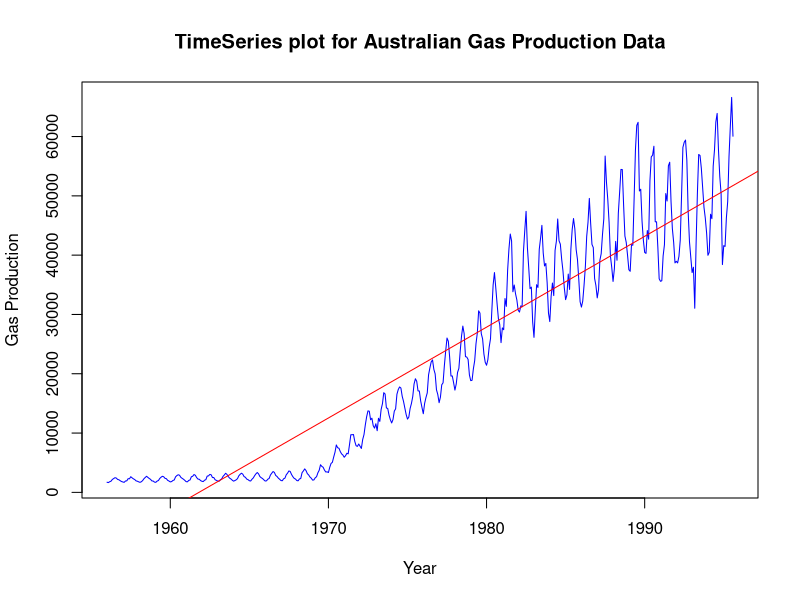
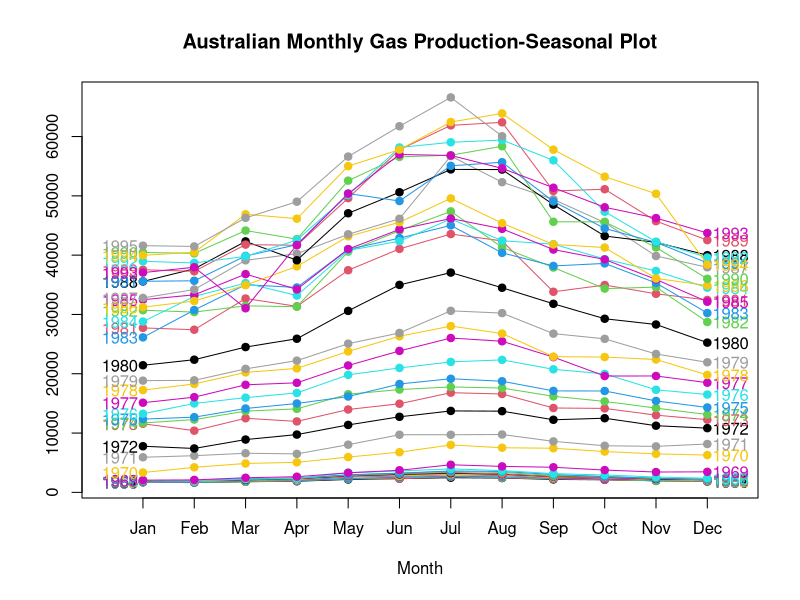
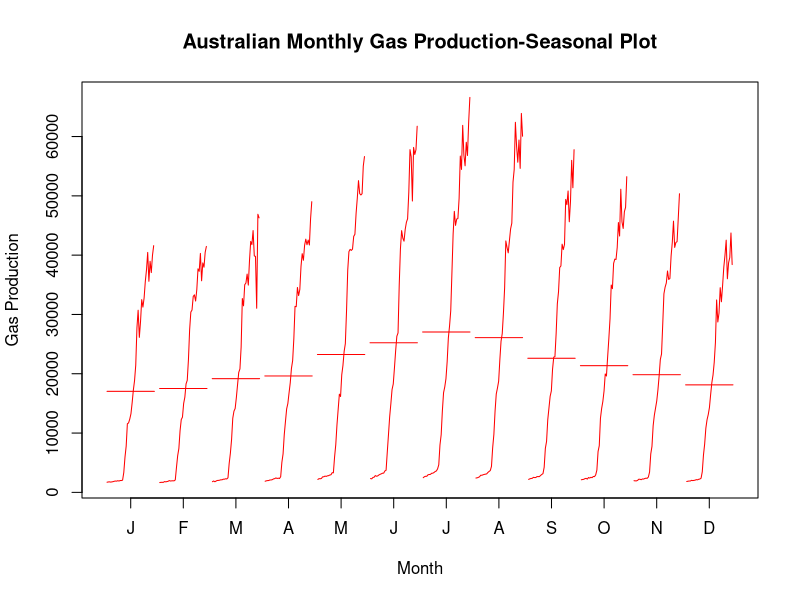
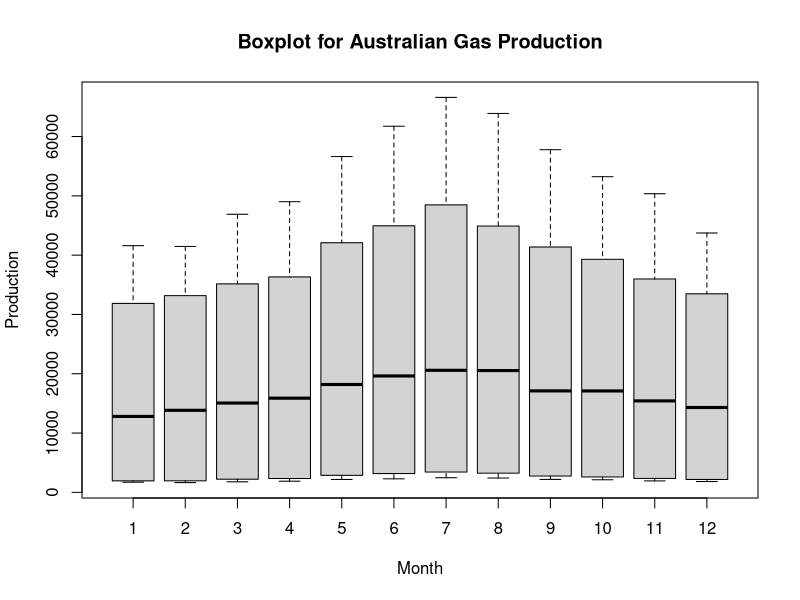
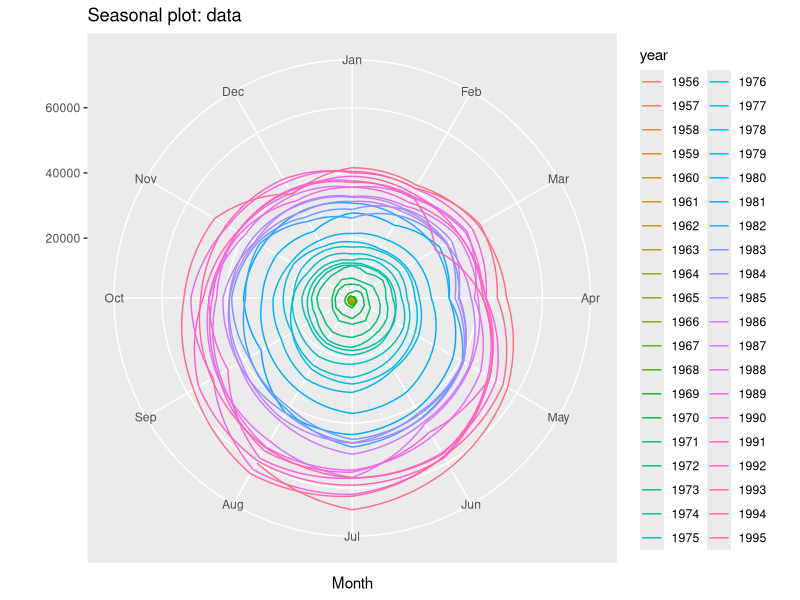
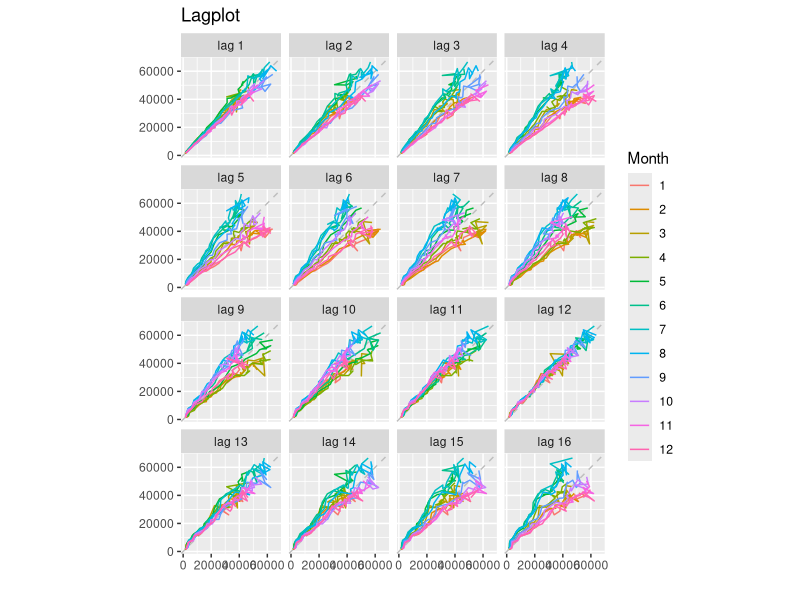
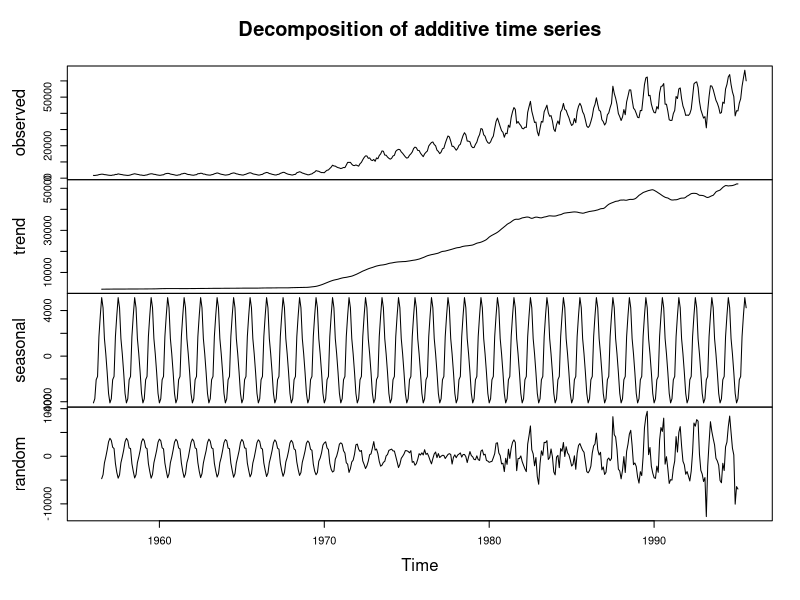
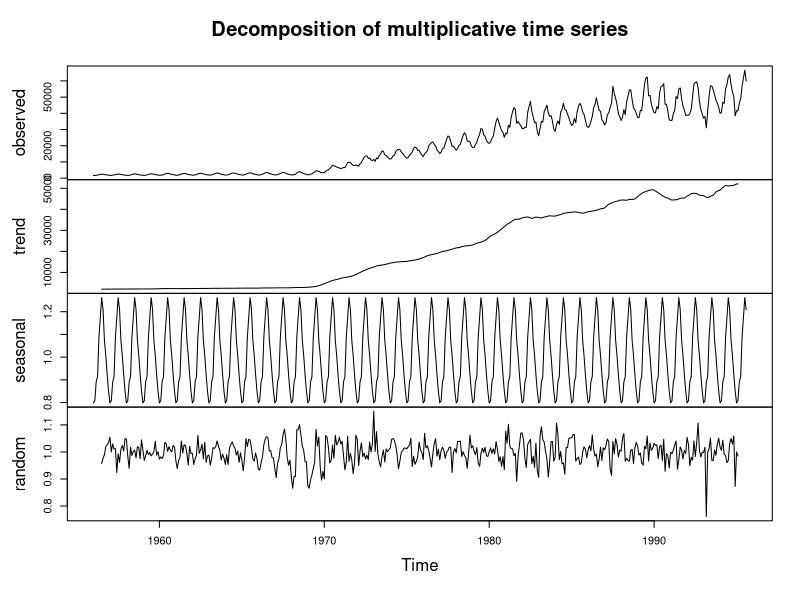

These figures' R source, in order:
## ---- chunk 1
knitr::opts_chunk$set(echo = TRUE)
## ---- chunk 2
#Importing the Library
library(forecast)
library(tseries)
library(xts)
library(Metrics)
library(ggplot2)
#reading the dataset
data<- forecast::gas
## ---- chunk 3
#Structure of the data
str(data)
#Summary of entire Series
summary(data)
#Checking for null values
anyNA(data)
#Checking the cycle/periodicity of the data
cycle(data)
#frequency of time series
frequency(data)
#View(data)
## ---- chunk 4
#head and tail
head(data)
tail(data)
#start and end of time series
start(data)
end(data)
#outliers
tsoutliers(data)
## ---- chunk 5
#plotting time series
plot(data,main="TimeSeries plot for Australian Gas Production Data",
     col="blue",
     xlab="Year",
     ylab="Gas Production")
#regression line
abline(reg=lm(data~time(data)),col='red')
## ---- chunk 6
#aggregation
data_yearly=aggregate(data,nfrequency = 1)
data_Quarterly=aggregate(data,nfrequency = 4)

#Seasonal Plot
seasonplot(data,year.labels = TRUE,year.labels.left = TRUE,pch=19,col=1:40,
           main='Australian Monthly Gas Production-Seasonal Plot')
#Monthly Plot
monthplot(data,pch=19,xlab='Month',ylab='Gas Production',
          main='Australian Monthly Gas Production-Seasonal Plot',col='red')
#Box plot
boxplot(data~cycle(data),xlab = 'Month'
        , ylab = "Production",main="Boxplot for Australian Gas Production")

ggseasonplot(data,polar = TRUE)
gglagplot(data,main="Lagplot")
## ---- chunk 7
periodicity(data)
## ---- chunk 8
#Decomposing the data into trend,seasonality and randomness
decomAdd=decompose(data,type = "additive")
plot(decomAdd)
decomMul=decompose(data,type="multiplicative")
plot(decomMul)

## ---- chunk 9
#plotting each of the above
plot(decomAdd$trend,xlab="Year",main="Trend Chart after Decomposition")
plot(decomAdd$seasonal,xlab="Year",main="Seasonality Chart after Decomposition")
plot(decomAdd$random,xlab="Year",main="Random Chart after Decomposition")
## ---- chunk 10
#plotting each of the above
plot(decomMul$trend,xlab="Year",main="Trend Chart after Decomposition")
plot(decomMul$seasonal,xlab="Year",main="Seasonality Chart after Decomposition")
plot(decomMul$random,xlab="Year",main="Random Chart after Decomposition")
## ---- chunk 11
DataAnalysis=window(data,start=1970)
start(DataAnalysis)
end(DataAnalysis)
frequency(DataAnalysis)
adf.test(DataAnalysis)
## ---- chunk 12
plot(DataAnalysis,main="Plot of series from Year 1970",col='Blue')
abline(reg=lm(DataAnalysis~time(DataAnalysis)),col='red')

monthplot(DataAnalysis,main="Month plot of series from Year 1970 ",col='Blue')

boxplot(DataAnalysis~cycle(DataAnalysis),xlab = 'Month'
        , ylab = "Production",main="Boxplot for Australian Gas Production")

ggseasonplot(DataAnalysis,polar = TRUE)
gglagplot(DataAnalysis,main="Lagplot")

seasonplot(DataAnalysis,year.labels = TRUE,year.labels.left = TRUE,pch=19,col=1:40,
           main='Australian Monthly Gas Production-Seasonal Plot')


## ---- chunk 13
decomAdd=decompose(DataAnalysis,type = "additive")
plot(DataAnalysis)
decomMul=decompose(DataAnalysis,type="multiplicative")
plot(decomAdd)
#plotting each of the above
plot(decomAdd$trend,xlab="Year",main="Trend Chart after Decomposition")
plot(decomAdd$seasonal,xlab="Year",main="Seasonality Chart after Decomposition")
plot(decomAdd$random,xlab="Year",main="Random Chart after Decomposition")

#plotting each of the above
plot(decomMul$trend,xlab="Year",main="Trend Chart after Decomposition")
plot(decomMul$seasonal,xlab="Year",main="Seasonality Chart after Decomposition")
plot(decomMul$random,xlab="Year",main="Random Chart after Decomposition")
plot(decomMul)
## ---- chunk 14
adf.test(DataAnalysis)
plot(DataAnalysis)
## ---- chunk 15
decomp = stl(DataAnalysis, s.window = "periodic")
deseasonal_data=seasadj(decomp)
plot(decomp)
plot(DataAnalysis,col='blue',main="Seasonalized vs De-seasonalized plot")
lines(deseasonal_data,col='red' )
legend("bottomright", legend=c("Actual", "Deseasonalized"),col=c("blue", "red"), cex=0.8, lty= 1:1)

## ---- chunk 16
count_d1 = diff(deseasonal_data, differences = 1)
plot(count_d1, main="Differenced plot")
adf.test(count_d1, alternative = "stationary")

Acf(count_d1, main='ACF for Differenced Series',lag.max = 12)
Pacf(count_d1, main='PACF for Differenced Series',lag.max = 12)
## ---- chunk 17
dataTrain = window(deseasonal_data,start=1970,end=c(1993,12),frequency=12)
start(dataTrain)
end(dataTrain)
dataTest= window(deseasonal_data, start=1994,frequency=12)
start(dataTest)
end(dataTest)
## ---- chunk 18
plot(dataTrain)
arimaModel = arima(dataTrain, order=c(7,1,6))
arimaModel
tsdisplay(residuals(arimaModel),lag.max = 12, main='Model Residuals for Manual ARIMA')
## ---- chunk 19
library(stats)
Box.test(arimaModel$residuals)
## ---- chunk 20
fcast <- forecast(arimaModel, h=20,level = c(95))
plot(fcast)
## ---- chunk 21
forecast::accuracy(fcast, dataTest,h=20)
fcast
#Actual vs Predicted on train dataset
pred <- predict(fcast, n.ahead = 20)
pred
plot(pred$x,col="blue",main="Actual vs Predicted on train dataset")
lines(pred$fitted,col='red' )
legend("bottomright", legend=c("Actual", "Predicted"),col=c("blue", "red"), cex=0.8, lty= 1:1)

#Actual vs Predicted on test dataset
plot(DataAnalysis,col="blue",main="Actual vs Prediction on test Data" )
lines(fcast$mean,col="red" )
legend("bottomright", legend=c("Actual", "Predicted"),col=c("blue", "red"), cex=0.8, lty= 1:1)

#comparing with test period
plot(pred$mean,col="blue",main="Forecasted test vs test Data" )
lines(dataTest,col="red" )

legend("bottomright", legend=c("Actual", "Predicted"),col=c("blue", "red"), cex=0.8, lty= 1:1)
## ---- chunk 22
#partitioning seasonalized dataset
dataTrain1 = window(DataAnalysis,start=1970,end=c(1993,12),frequency=12)
start(dataTrain)
end(dataTrain)
dataTest1= window(DataAnalysis, start=1994,frequency=12)
## ---- chunk 23
#original trend and series model
fit1<-auto.arima(dataTrain1 , seasonal=TRUE)
fit1
tsdisplay(residuals(fit1), lag.max=12, main='Auto ARIMA Model Residuals')
#deseasonalized model
fit2=auto.arima(dataTrain,seasonal = TRUE)
fit2
tsdisplay(residuals(fit2), lag.max=12, main='Auto ARIMA Model Residuals')
## ---- chunk 24
Box.test(fit1$residuals)
Box.test(fit2$residuals)
## ---- chunk 25
#original trend and series model
fcast1 <- forecast(fit1, h=20,level = c(95))
forecast::accuracy(fcast1,dataTest1)
plot(fcast1)
summary(fcast1)

#deseasonalized model
fcast2 <- forecast(fit2, h=20,level = c(95))
forecast::accuracy(fcast2,dataTest)
plot(fcast2)
summary(fcast2)


## ---- chunk 26
#original trend and series model

#Actual vs Predicted on train dataset
pred1 <- predict(fcast1, n.ahead = 20)
pred1
plot(pred1$x,col="blue",main="Actual vs Predicted on train dataset")
lines(pred1$fitted,col='red' )

legend("bottomright", legend=c("Actual", "Predicted"),col=c("blue", "red"), cex=0.8, lty= 1:1)

#Actual vs Predicted on test dataset
plot(DataAnalysis,col="blue",main="Actual vs Prediction on test Data" )
lines(pred1$mean,col="red" )

legend("bottomright", legend=c("Actual", "Predicted"),col=c("blue", "red"), cex=0.8, lty= 1:1)

#comparing with test period
plot(dataTest1,col="blue",main="Forecasted test vs test Data" )
lines(pred1$mean,col="red" )

legend("bottomright", legend=c("Actual", "Predicted"),col=c("blue", "red"), cex=0.8, lty= 1:1)
## ---- chunk 27
#deseasonalized series 
#Actual vs Predicted on train dataset
pred2 <- predict(fcast2, n.ahead = 20)
pred1
plot(pred2$x,col="blue",main="Actual vs Predicted on train dataset")
lines(pred2$fitted,col='red' )
legend("bottomright", legend=c("Actual", "Predicted"),col=c("blue", "red"), cex=0.8, lty= 1:1)

#Actual vs Predicted on test dataset
plot(deseasonal_data,col="blue",main="Actual vs Prediction on test Data" )
lines(pred2$mean,col="red" )
legend("bottomright", legend=c("Actual", "Predicted"),col=c("blue", "red"), cex=0.8, lty= 1:1)

#comparing with test period
plot(dataTest,col="blue",main="Forecasted test vs test Data" )
lines(pred2$mean,col="red" )
legend("bottomright", legend=c("Actual", "Predicted"),col=c("blue", "red"), cex=0.8, lty= 1:1)

## ---- chunk 28
f1=forecast(arimaModel,h=20)
forecast::accuracy(f1, dataTest)
summary(f1)
## ---- chunk 29
#original trend and series
f2=forecast(fit1,h=20)
forecast::accuracy(f2,dataTest1)
summary(f2)

## ---- chunk 30
#deseasonalized
f3=forecast(fit2,h=20)
forecast::accuracy(f3,dataTest)
summary(f3)
## ---- chunk 31

fcast3 <- forecast(fit1, h=12,level = c(95))
forecast::accuracy(fcast3,dataTest)
plot(fcast3)
summary(fcast3)


predFinal <- predict(fcast3, n.ahead = 12)
pred1
plot(predFinal$x,col="blue",main="Actual vs Predicted on train dataset")
lines(predFinal$fitted,col='red' )
legend("bottomright", legend=c("Actual", "Predicted"),col=c("blue", "red"), cex=0.8, lty= 1:1)

#Actual vs Predicted on test dataset
plot(DataAnalysis,col="blue",main="Actual vs Prediction on test Data" )
lines(predFinal$mean,col="red" )
legend("bottomright", legend=c("Actual", "Predicted"),col=c("blue", "red"), cex=0.8, lty= 1:1)


#comparing with test period
plot(dataTest,col="blue",main="Forecasted test vs test Data" )
lines(predFinal$mean,col="red" )
legend("bottomright", legend=c("Actual", "Predicted"),col=c("blue", "red"), cex=0.8, lty= 1:1)
